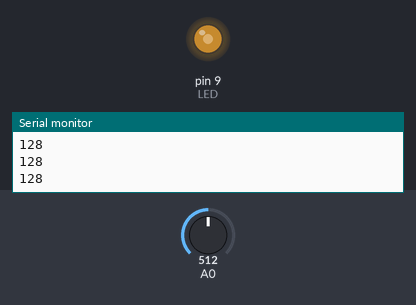
A sketch run on a simulated Arduino Uno, built with avr-gcc and run on an emulated ATmega328P. Parts: output pins drawn as LEDs (lit = HIGH), the last lines printed to the serial monitor. The test bench sets the inputs (shaded band); at power-on: A0 = 512.

Above: at 1.2 s.
1.3 s: A0 set to 716
At 2.2 s:
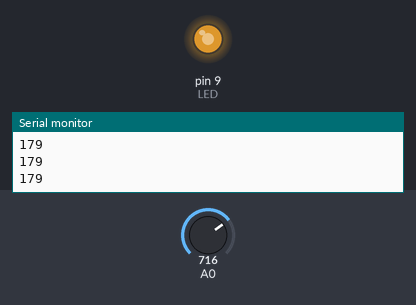
2.8 s: A0 set to 900
At 3.5 s:
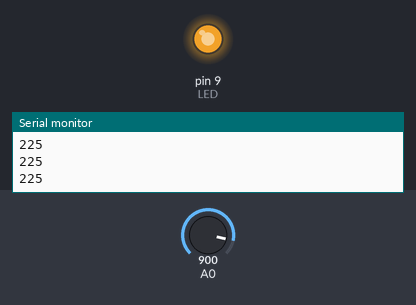
4.3 s: A0 set to 122
At 4.9 s:
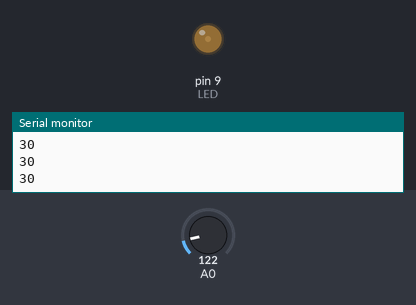
5.8 s: A0 set to 0
At 6.1 s:
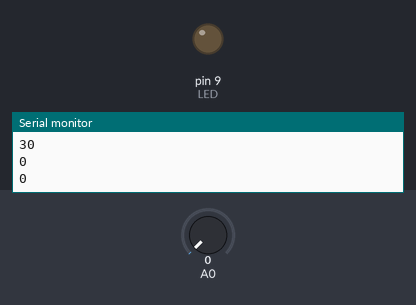
Timing chart, 0 to 8.3 s (numbered marks = the images above; inputs shaded):
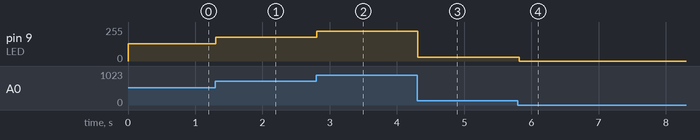

The sketch:

photo1_sep04b.ino
```cpp
const int LED = 9;
int val = 0;
//int state = 0;
//int LEDstate = 0;

void setup(){
  pinMode(LED,OUTPUT);    //13Pinを出力にする
  Serial.begin(9800);     //モニター出力
//  pinMode(BUTTON,INPUT);  //12Pinを入力にする
}
void loop(){
//  digitalWrite(LED,HIGH);
//  delay(1000);
//  digitalWrite(LED,LOW);
//  delay(1000);

    val = analogRead(0);


    analogWrite(LED,val/4);
    delay(100);
    Serial.println(val/4);
//    if( == HIGH){
//      digitalWrite(LED,HIGH);
//      delay(val);
//    }else{
//      digitalWrite(LED,LOW);
//      delay(val);
//    }
}
```

Measured:
- after the input at 1.3 s, pin 9 (LED): 128/255 → 179/255 at once
- after the input at 2.8 s, pin 9 (LED): 179/255 → 225/255 at once
- after the input at 4.3 s, pin 9 (LED): 225/255 → 30/255 at once
- after the input at 5.8 s, pin 9 (LED): 30/255 → 0/255 at once
